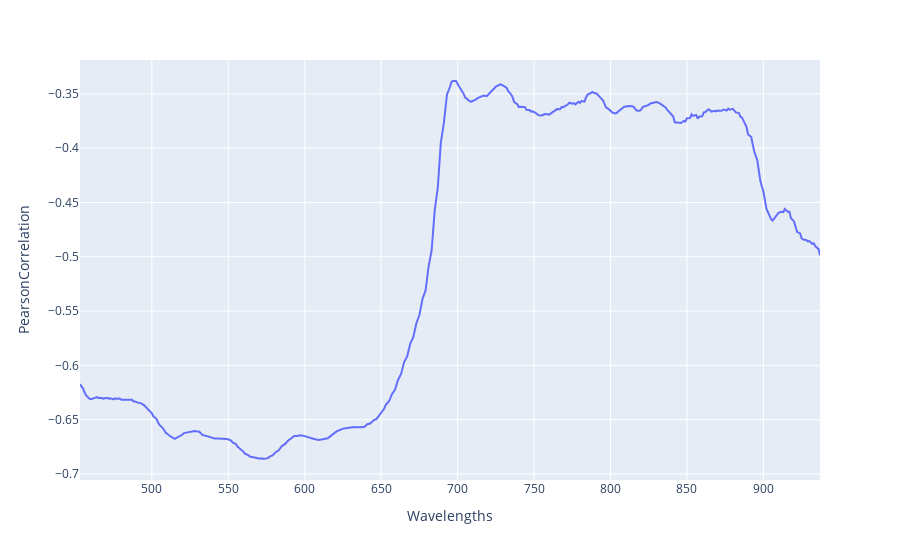

The code cell stored with this chart in its notebook:
### Code cell
corrs = []
for n in wavelengths:
    r = np.corrcoef(df['N'], df[n])
    #print(r[0][1])
    corrs.append(r[0][1])
# Turn that list into a dataframe for easy processing
df1 = pd.DataFrame({'Wavelengths': wavelengths, 'PearsonCorrelation': corrs})
df1['Wavelengths'] = df1['Wavelengths'].astype('int')
px.line(df1, x='Wavelengths', y='PearsonCorrelation')

### Figure 1 — Plotly figure (JSON) as saved in the notebook; plotly's stock layout.template omitted (floating-point values rounded to 4 significant figures; data arrays with more than 128 entries replaced by an {"elided": "..."} marker saying what was removed)
{"data": [{"hovertemplate": "Wavelengths=%{x}<br>PearsonCorrelation=%{y}<extra></extra>", "legendgroup": "", "line": {"color": "#636efa", "dash": "solid"}, "marker": {"symbol": "circle"}, "mode": "lines", "name": "", "orientation": "v", "showlegend": false, "type": "scatter", "x": {"elided": "364 int values"}, "xaxis": "x", "y": {"elided": "364 float values"}, "yaxis": "y"}], "layout": {"legend": {"tracegroupgap": 0}, "margin": {"t": 60}, "xaxis": {"anchor": "y", "domain": [0, 1], "title": {"text": "Wavelengths"}}, "yaxis": {"anchor": "x", "domain": [0, 1], "title": {"text": "PearsonCorrelation"}}}}
